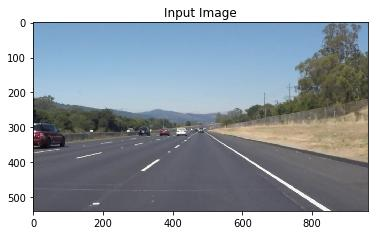
#> input picture road.jpg, 378 x 235 px
$ python Usinopencv_canny_edge_detection.py
#> lines starting #> are read from the running program, lines starting #| are printed output that depends on the picture; after the words box and inside, x2 and y2 are one past the last pixel; in counts of white or black regions, pixels touching at a corner belong together
import numpy as np
import cv2
img = cv2.imread('road.jpg', cv2.IMREAD_GRAYSCALE)
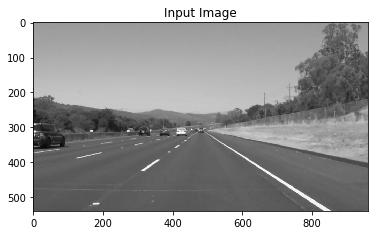
#> img: shape (235, 378); min 0, max 255, mean 162
assert img is not None, "file could not be read, check with os.path.exists()"
edges = cv2.Canny(img,100,200)
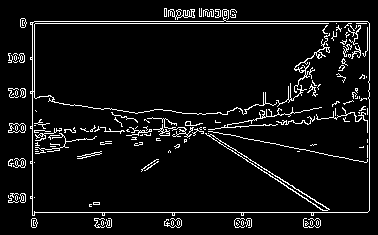
#> edges: shape (235, 378); 6.5% white in thin lines or dots, all inside (x1, y1, x2, y2) = (8, 8, 370, 228)
cv2.imshow("Edges",edges)
cv2.waitKey(0)
cv2.destroyAllWindows()
